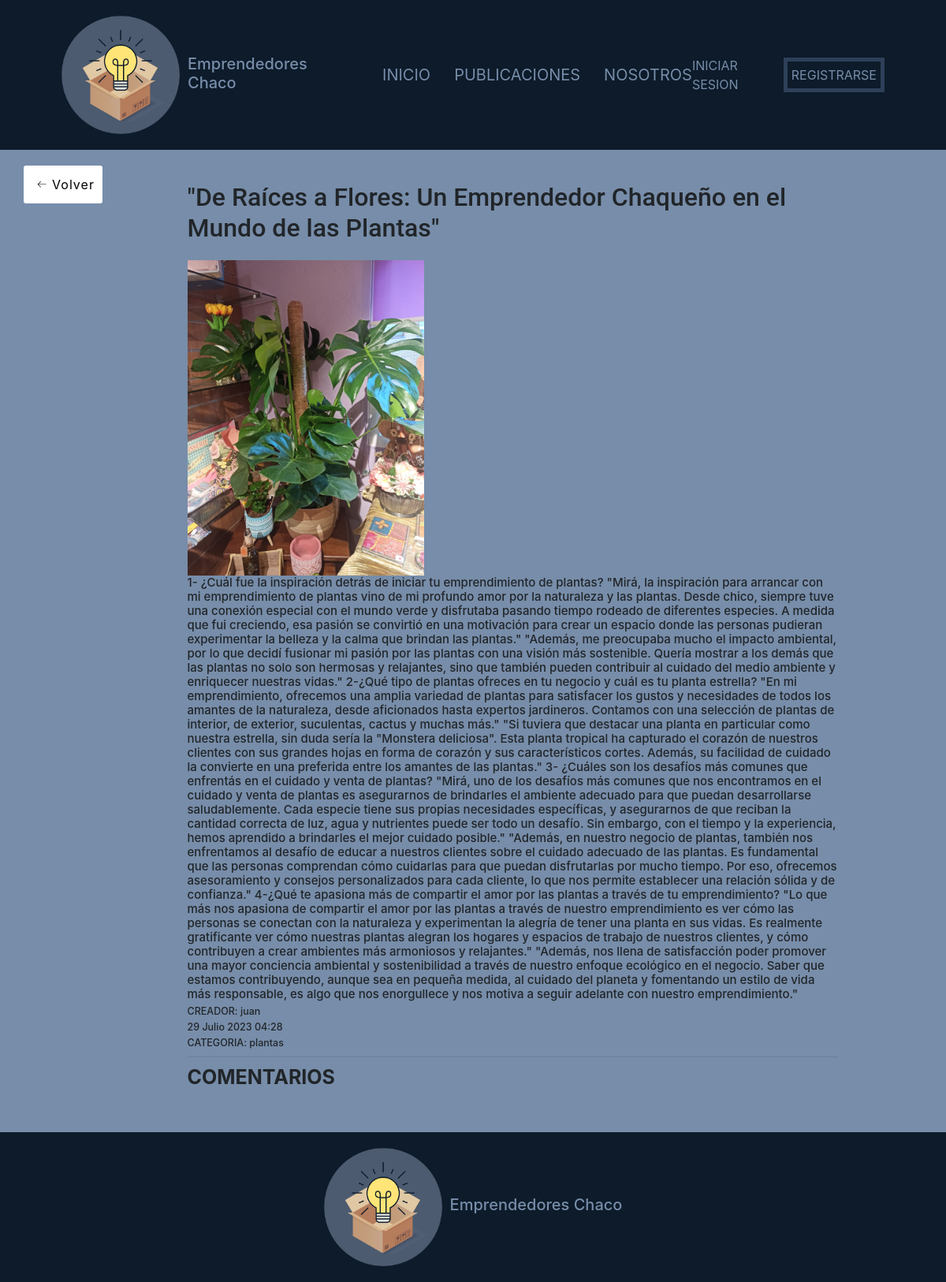
Page /publicaciones/Detalle/10 on the earlier database version.
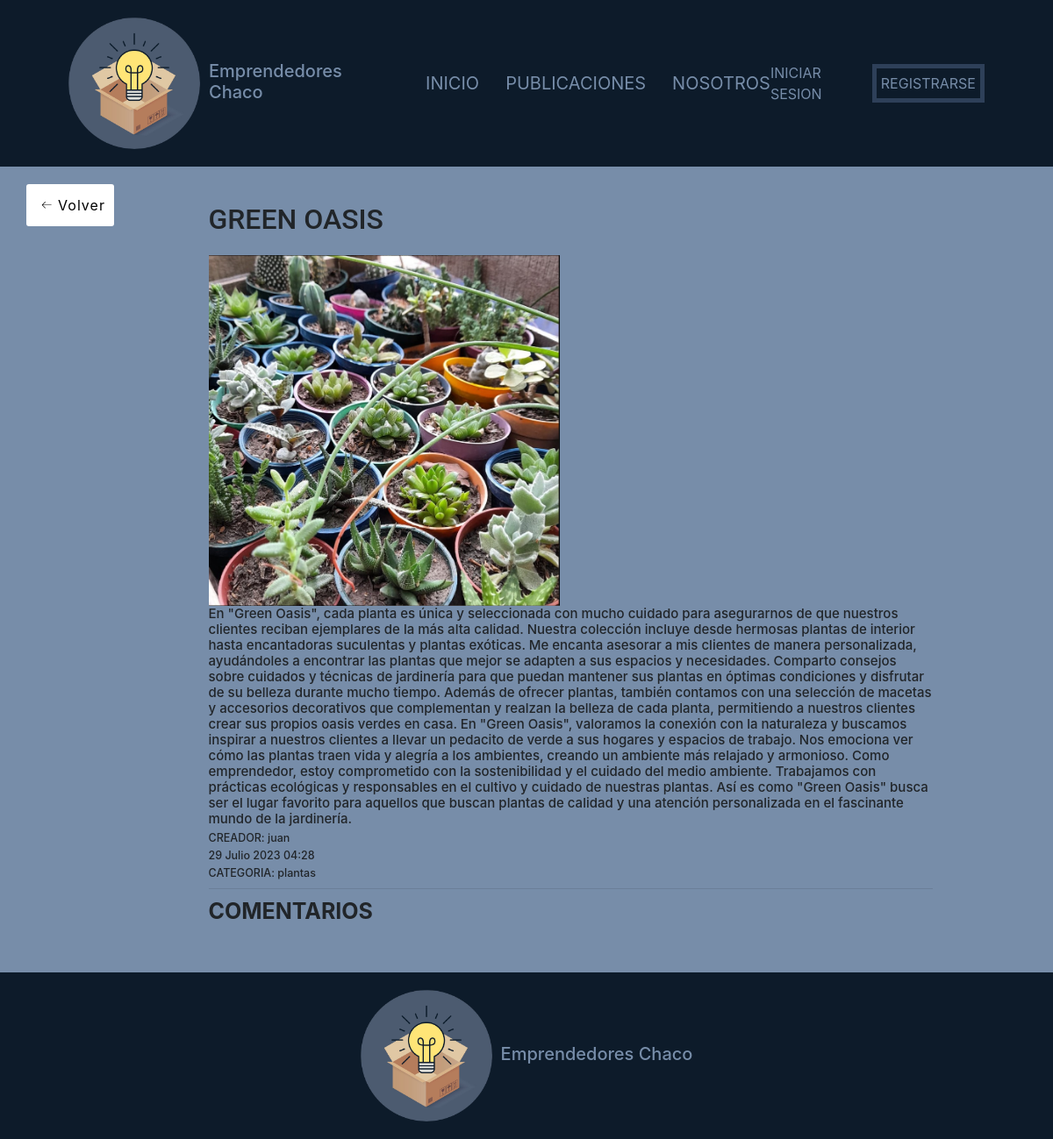
Same page on the later database version.
### apps/publicaciones/models.py (models this page shows, shortened)
class Publicacion(models.Model):
    creado = models.DateTimeField('creado', auto_now_add=True)
    modificado = models.DateTimeField('modificado', auto_now=True)
    titulo = models.CharField(max_length = 250)
    contenido = models.TextField()
    autor = models.ForeignKey(User, on_delete = models.CASCADE)
    imagen = models.ImageField(upload_to = 'publicaciones')
    categoria = models.ForeignKey(Categoria, on_delete = models.CASCADE)
    def MisComentarios(self):
        return self.comentario_set.all()

class Categoria(models.Model):
    nombre = models.CharField(max_length=80)
    def __str__(self):
        return self.nombre

### apps/publicaciones/views.py (the view)
# urls.py: path('Detalle/<int:pk>', views.DetallePublicacionF, name="detalle_publicacion"),
def DetallePublicacionF(request, pk):
    context = {}
    publi = Publicacion.objects.get(id = pk)
    context['publicacion'] = publi
    return render(request, 'publicaciones/detalle.html', context)

### templates/publicaciones/detalle.html (shortened to what this page needs)
{% extends 'base.html' %}
{% block contenido %}
<div class="container">
    <div class="row mt-3">
        <div>
            <a class="volver-atras" href="{% url 'publicaciones:listar_publicaciones' %}">
                <button class="back-button">
                    <span>Volver</span>
                </button>
            </a>
        </div>
        <div class="col-md-9 mx-auto mb-5">
            <div>
                <h1>{{publicacion.titulo}}</h1>
                <img src="{{publicacion.imagen.url}}" height="400">
                <h4>{{publicacion.contenido}}</h4>
                <h5>CREADOR: {{publicacion.autor}}</h5>
                <h5>{{publicacion.creado}}</h5>
                <h5>CATEGORIA: {{publicacion.categoria}}</h5>
                <hr>
            </div>
            <h3 style="font-size: 25px;font-weight: bold;">COMENTARIOS</h3>
            </div>
        </div>
    </div>
{% endblock contenido %}

Differences in the rows shown:
changed Publicacion "juan": titulo "\"De Raíces a Flores: Un Emprendedor Chaqueño en el Mundo de las Plantas\"" → "GREEN OASIS"; imagen: a different picture; contenido "1- ¿Cuál fue la inspiración detrás de iniciar tu emprendimiento de plantas? \"Mirá, la inspiración para arrancar con mi emprendimiento de plantas vino de mi profundo amor por la naturaleza y las plantas. Desde chico, siempre tuve una conexión especial con el mundo verde y disfrutaba pasando tiempo rodeado de diferentes especies. A medida que fui creciendo, esa pasión se convirtió en una motivación para crear un espacio donde las personas pudieran experimentar la belleza y la calma que brindan las plantas.\" \"Además, me preocupaba mucho el impacto ambiental, por lo que decidí fusionar mi pasión por las plantas con una visión más sostenible. Quería mostrar a los demás que las plantas no solo…" → "En \"Green Oasis\", cada planta es única y seleccionada con mucho cuidado para asegurarnos de que nuestros clientes reciban ejemplares de la más alta calidad. Nuestra colección incluye desde hermosas plantas de interior hasta encantadoras suculentas y plantas exóticas. Me encanta asesorar a mis clientes de manera personalizada, ayudándoles a encontrar las plantas que mejor se adapten a sus espacios y necesidades. Comparto consejos sobre cuidados y técnicas de jardinería para que puedan mantener sus plantas en óptimas condiciones y disfrutar de su belleza durante mucho tiempo. Además de ofrecer plantas, también contamos con una selección de macetas y accesorios decorativos que complementan y…"
